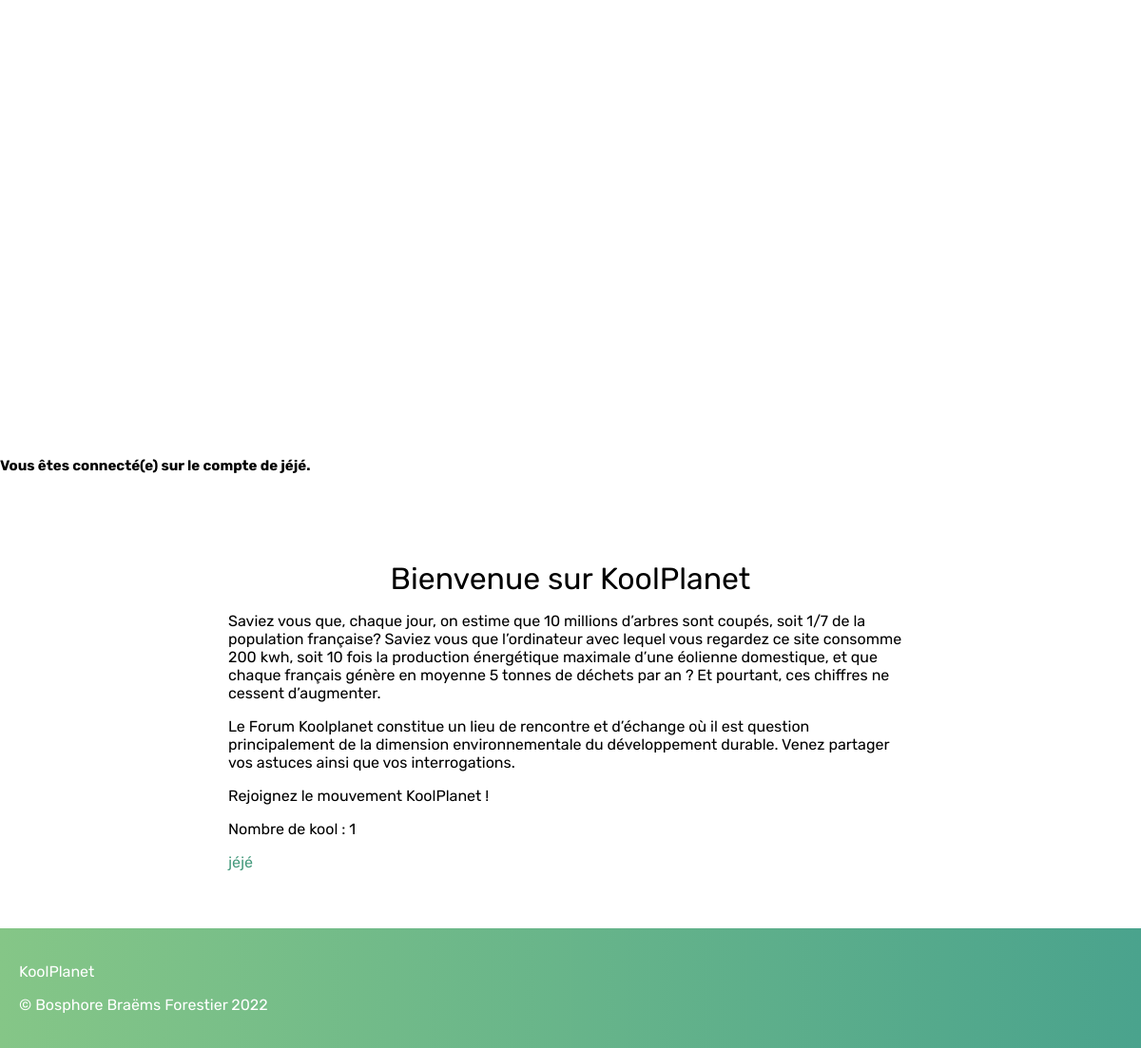
Page / (signed in) on the earlier database version.
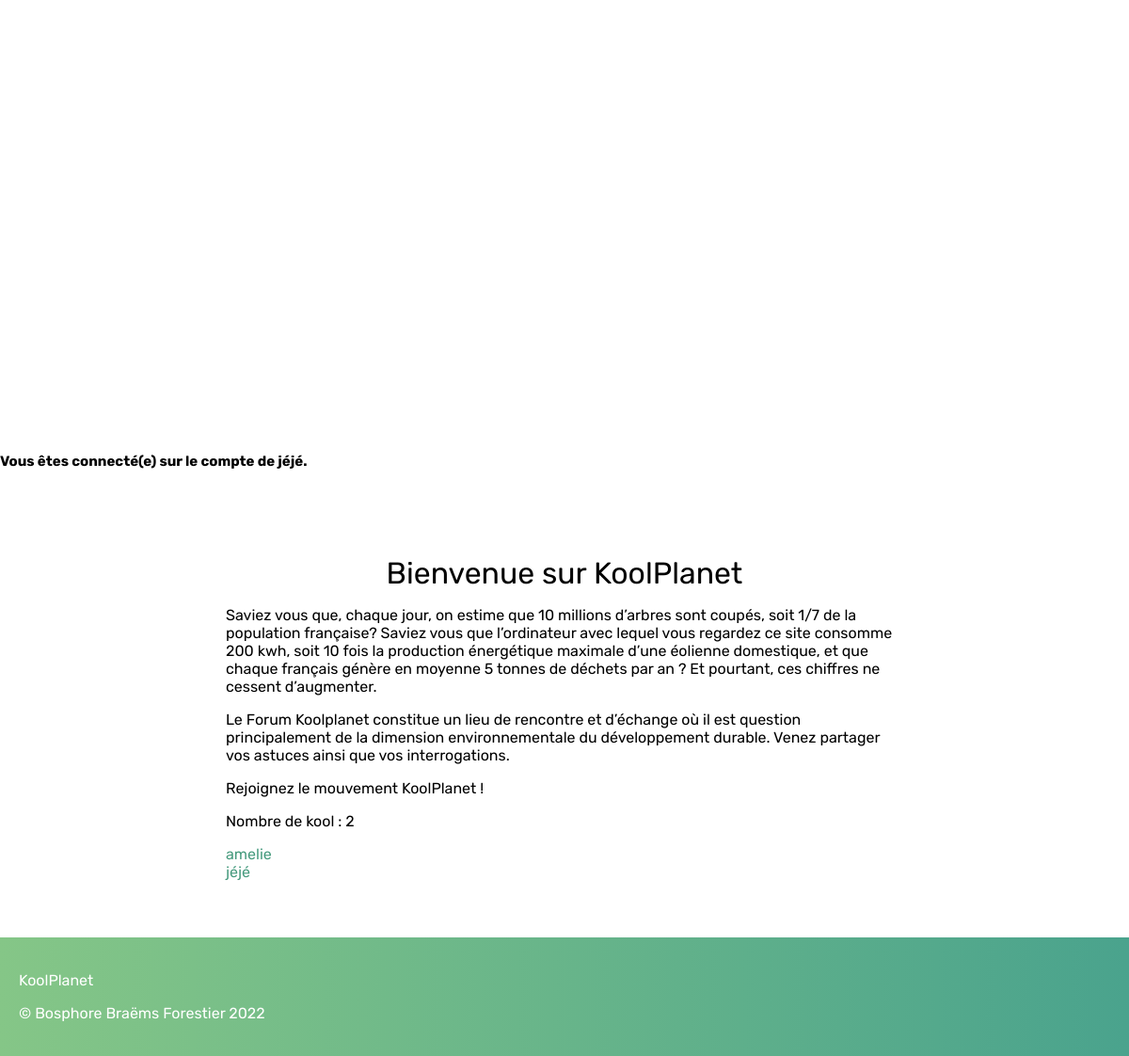
Same page on the later database version.
### tables this page shows
CREATE TABLE user (
    id integer,
    login varchar(255) unique not null,
    password text not null,
    avatar varchar(255),
    description text,
    registration_date date not null,
    constraint pk_user primary key (id)
);

### controllers/homeController.php (called while the page is built)
<?php
$sql = $db->query("select count(*) as c from `user`");
$total = $sql->fetch();
$sql = $db->query("select id, login from `user` limit 30");
$users = $sql->fetchAll();
render("home", [
    "username_list" => $users,
    "user_total" => $total["c"],
]);

### config.php (called while the page is built)
<?php
return [
    "default_action" => "home",
    "database" => "main.sqlite"
];

### views/home.php (the view)
<h2>Bienvenue sur KoolPlanet</h2>
<p>Saviez vous que, chaque jour, on estime que 10 millions d’arbres sont coupés, soit 1/7 de la population
française? Saviez vous que l’ordinateur avec lequel vous regardez ce site consomme 200 kwh, soit 10 fois la production énergétique maximale
d’une éolienne domestique, et que chaque français génère en moyenne 5 tonnes de déchets par an ? Et pourtant, ces chiffres ne cessent d’augmenter.</p>
<p>Le Forum Koolplanet constitue un lieu de rencontre et d’échange où il est question principalement
de la dimension environnementale du développement durable. Venez partager vos astuces ainsi que vos interrogations.</p>
<p>Rejoignez le mouvement KoolPlanet !</p>
<p>Nombre de kool : <?= $data["user_total"]; ?></p>
<ul>
    <?php foreach($data["username_list"] as $user){ ?>
        <li>
            <a href="?action=user&id=<?= $user["id"] ?>"><?= $user["login"] ?></a>
        </li>
    <?php } ?>
</ul>

### index.php (shortened to what this page needs)
<?php
$config = require(__DIR__."/config.php");
function render($view, $data) {
	require(__DIR__."/views/$view.php");
	$content = ob_get_contents();
	require(__DIR__."/views/template.php");
}
if(isset($_GET["action"])){
	$action = $_GET["action"];
} else {
	$action = $config["default_action"];
}
if (file_exists(__DIR__."/controllers/$action"."Controller.php")) {
	require(__DIR__."/controllers/".$action."Controller.php");
} else {
	render($action);
}

### views/template.php (shortened to what this page needs)
<html lang="en">
    <head>
        <link rel="stylesheet" href="./src/style.css">
    </head>
    <body>
        <header>
            <video id="video" autoplay loop muted playsinline>
                <source src="../video/foret.mp4" type="video/mp4"></video>
            <div id= "myVideo" >
            <nav>
                    <ul class = "container">
                        <button><a href="?action=post">Les Topics</a></button>
                        <?php if(isset($_SESSION["login"])) { ?>
                            <button><a href="?action=user&id=<?= $_SESSION["id"] ?>">Mon profil</a></button>
                            <button class= "button__border"><a href="?action=logout">Se déconnecter</a></button>
                        <?php } ?>
                    </ul>
                    <a href="?action=home"><h1>KoolPlanet</h1></a>
                    <h4><?= isset($_SESSION["login"]) ? "Vous êtes connecté(e) sur le compte de " . $_SESSION["login"] . "." : ""; ?></h4>
            </nav>
            </div>
        </header>
        <main>
            <?= $content ?>
        </main>
        <footer>
            <p> KoolPlanet </p>
            <p>© Bosphore Braëms Forestier <?php echo date("Y"); ?></p>
        </footer>
    </body>
</html>

### src/style.css (style rules this page uses)
html { --color-primary: black; --color-primary-contrast: white; --color-text-primary: black; --color-text: white; }
body { font-family: 'Rubik', sans-serif; color: var(--color-text-primary); margin: 0%; }
h1 { font-size: 150px; color: var(--color-text); text-align: center; }
h4,h6 { font-size: 15px; padding: 0px; margin: 0px; }
h2 { text-align: center; color: black; margin: 0; font-size: 32px; font-weight: 400; }
ul { padding: 0px; gap: 10px; }
a { text-decoration: none; color: #459A7D; }
li { list-style: none; }
button { background:transparent; border: none; cursor: pointer; padding: 10px 12px; text-align: center; border-radius: 30px; font-weight: 600; }
.button__border { border: solid 2px white; }
button a { color: var(--color-text); font-size: 12px; }
.container { display: flex; flex-direction: row; justify-content: flex-end; z-index: 10; margin-right: 10px; }
main { margin: auto; width: 720px; }
footer { background: rgb(133,198,135); background: linear-gradient(90deg, rgba(133,198,135,1) 0%, rgba(74,163,141,1) 100%); color: var(--color-primary-contrast); padding: 20px; margin-top: 60px; }
#myVideo { position: absolute; height: auto; width: 100%; top: 0; }
#video { position: inherit; width: 100%; height: 550px; object-fit: cover; left: 0; top: 0; bottom: 0; right: 0; margin-bottom: 40px; z-index: -1; }

Differences in the rows shown:
added user: login "amelie"
Other differences:
$data["user_total"]: "1" → "2"
